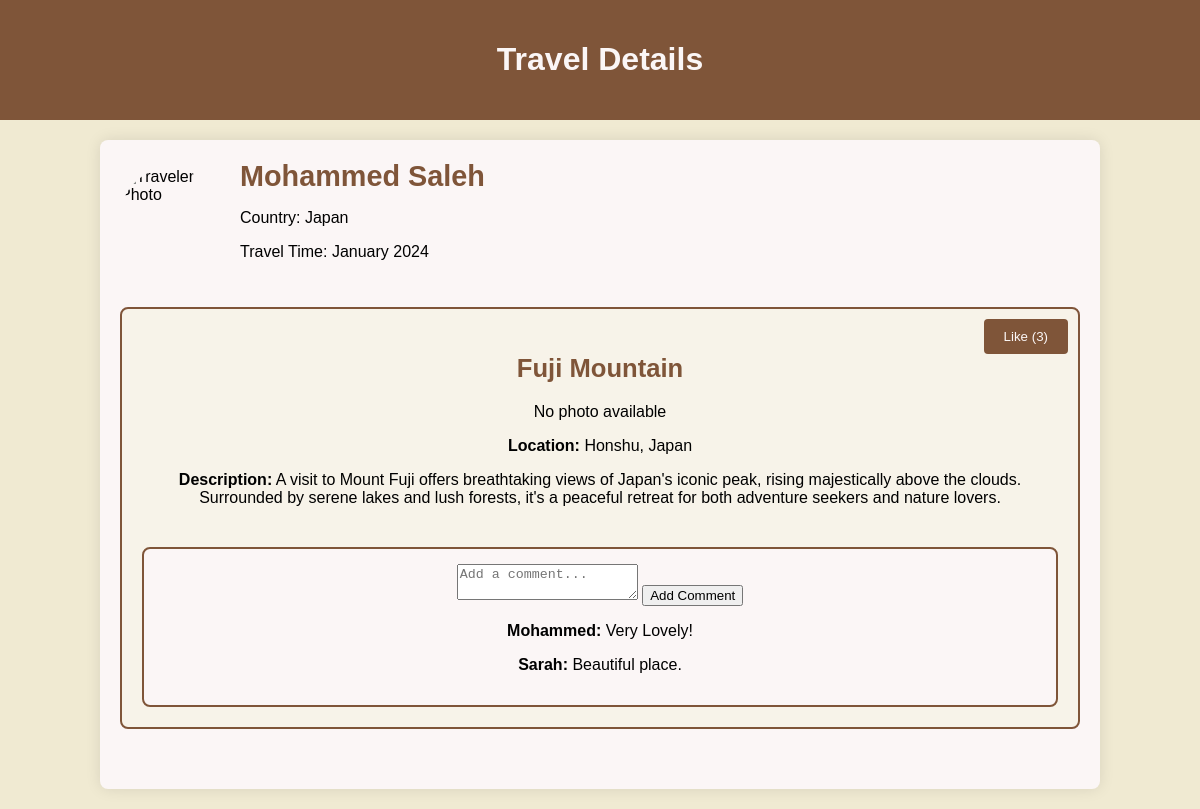
Page /TravelDetails.php?travelID=111 on the earlier database version.
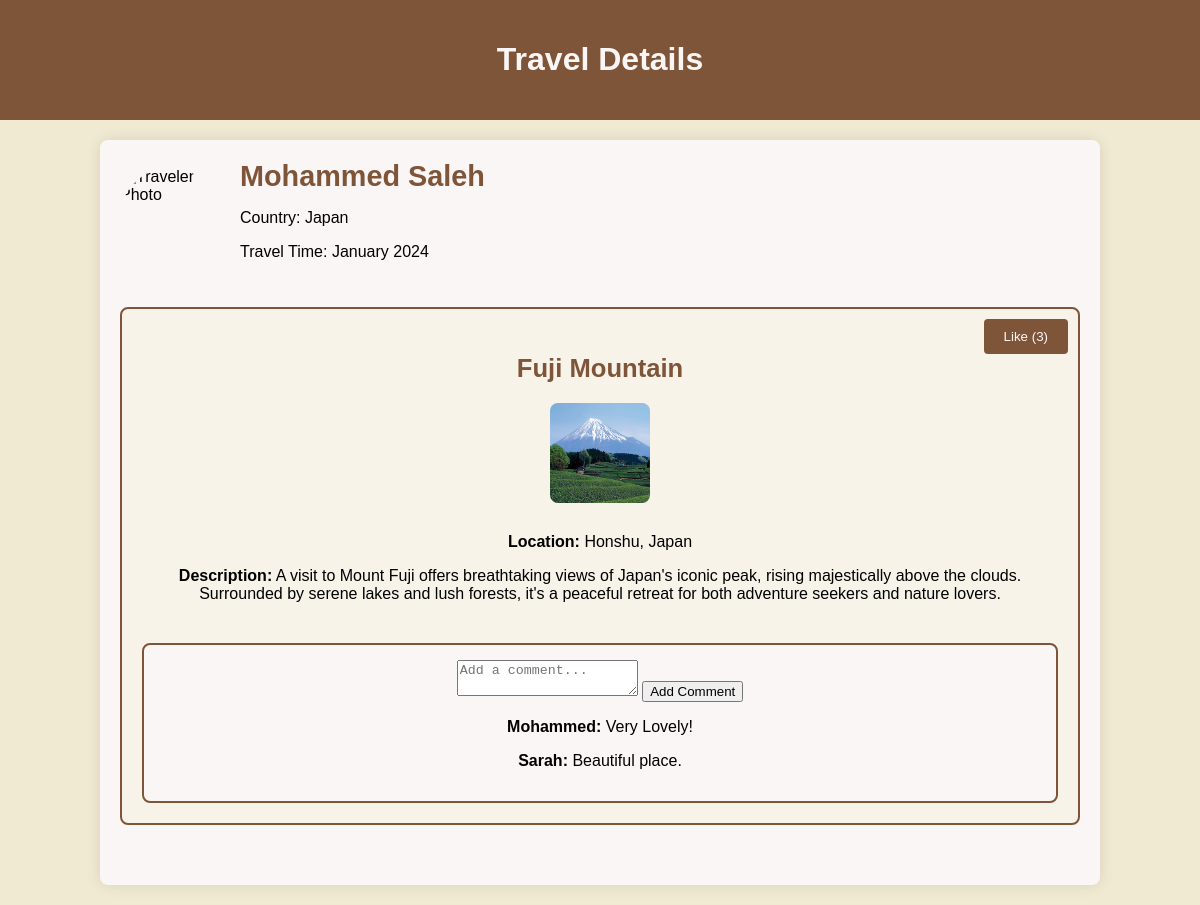
Same page on the later database version.
### tables this page shows
CREATE TABLE `Place` (
  `id` int NOT NULL,
  `travelID` int NOT NULL,
  `name` varchar(50) NOT NULL,
  `location` text NOT NULL,
  `description` text NOT NULL,
  `photoFileName` varchar(50) DEFAULT NULL
);

### TravelDetails.php (the view, shortened to what this page needs)
<?php
require 'database.php';
if (isset($_POST['travel_id'])) {
    $travelID = $_POST['travel_id'];
} elseif (isset($_GET['travelID'])) {
    $travelID = $_GET['travelID'];
} else {
    die("Travel ID not specified.");
}
$userID = $_SESSION['user_id'];
$travelQuery = $connection->prepare("SELECT T.id AS travelID, U.firstName, U.lastName, U.photoFileName, C.country, T.month, T.year
                                     FROM Travel T
                                     JOIN User U ON T.userID = U.id
                                     JOIN Country C ON T.countryID = C.id
                                     WHERE T.id = ?");
$travelQuery->bind_param("i", $travelID);
$travelQuery->execute();
$travel = $travelQuery->get_result()->fetch_assoc();
$travelerPhotoPath = !empty($travel['photoFileName']) && file_exists("images/" . $travel['photoFileName'])
    ? "images/" . $travel['photoFileName']
    : "images/defaultphoto.jpg";
$placesQuery = $connection->prepare("SELECT P.id AS placeID, P.name, P.location, P.description, P.photoFileName,
                                     (SELECT COUNT(*) FROM `Like` WHERE placeID = P.id) AS likes
                                     FROM Place P WHERE P.travelID = ?");
$placesQuery->bind_param("i", $travelID);
$placesQuery->execute();
$places = $placesQuery->get_result()->fetch_all(MYSQLI_ASSOC);
?>
<!DOCTYPE html>
<html lang="en">
<head>
    <link rel="stylesheet" href="travel_details.css">
</head>
<body>
    <header>
        <h1>Travel Details</h1>
    </header>
    <main>
        <section class="traveler-info">
            <img src="<?php echo htmlspecialchars($travelerPhotoPath); ?>" alt="Traveler Photo" class="traveler-photo">
            <div class="traveler-details">
                <h2><?php echo htmlspecialchars($travel['firstName'] . " " . $travel['lastName']); ?></h2>
                <p>Country: <?php echo htmlspecialchars($travel['country']); ?></p>
                <p>Travel Time: <?php echo htmlspecialchars($travel['month'] . " " . $travel['year']); ?></p>
            </div>
        </section>
        <section class="visited-places">
            <?php foreach ($places as $place): ?>
                <div class="place">
                    <button id="like-btn-<?php echo $place['placeID']; ?>" class="like-btn"
    <?php echo userAlreadyLiked($connection, $userID, $place['placeID']) ? 'disabled' : ''; ?>
    onclick="likePlace(<?php echo $place['placeID']; ?>)">
    Like (<span id="like-count-<?php echo $place['placeID']; ?>"><?php echo $place['likes']; ?></span>)
</button>
                    <h3><?php echo htmlspecialchars($place['name']); ?></h3>
                    <?php
                    $photoFilePath = "images/" . $place['photoFileName'];
                    if (!empty($place['photoFileName']) && file_exists($photoFilePath)) {
                        echo "<img src='" . htmlspecialchars($photoFilePath) . "' alt='Place Photo' class='place-photo'>";
                    } else {
                        echo "<p>No photo available</p>";
                    }
                    ?>
                    <p><strong>Location:</strong> <?php echo htmlspecialchars($place['location']); ?></p>
                    <p><strong>Description:</strong> <?php echo htmlspecialchars($place['description']); ?></p>
                    <div class="comment-section">
    <textarea id="comment-<?php echo $place['placeID']; ?>" placeholder="Add a comment..." required></textarea>
    <button onclick="addComment(<?php echo $place['placeID']; ?>)">Add Comment</button>
    <div id="comments-<?php echo $place['placeID']; ?>">
        <?php
        $commentQuery = $connection->prepare("SELECT U.firstName, C.comment
                                             FROM Comment C
                                             JOIN User U ON C.userID = U.id
                                             WHERE C.placeID = ?");
        $commentQuery->bind_param("i", $place['placeID']);
        $commentQuery->execute();
        $comments = $commentQuery->get_result();
        while ($comment = $comments->fetch_assoc()):
        ?>
            <p><strong><?php echo htmlspecialchars($comment['firstName']); ?>:</strong> <?php echo htmlspecialchars($comment['comment']); ?></p>
        <?php endwhile; ?>
    </div>
</div>
                </div>
            <?php endforeach; ?>
        </section>
    </main>
</body>
</html>
<?php
function userAlreadyLiked($connection, $userID, $placeID) {
    $query = $connection->prepare("SELECT * FROM `Like` WHERE userID = ? AND placeID = ?");
    $query->bind_param("ii", $userID, $placeID);
    $query->execute();
    return $query->get_result()->num_rows > 0;
}
?>

Differences in the rows shown:
changed place "Fuji Mountain": photoFileName: picture added; no longer shows "No photo available"
